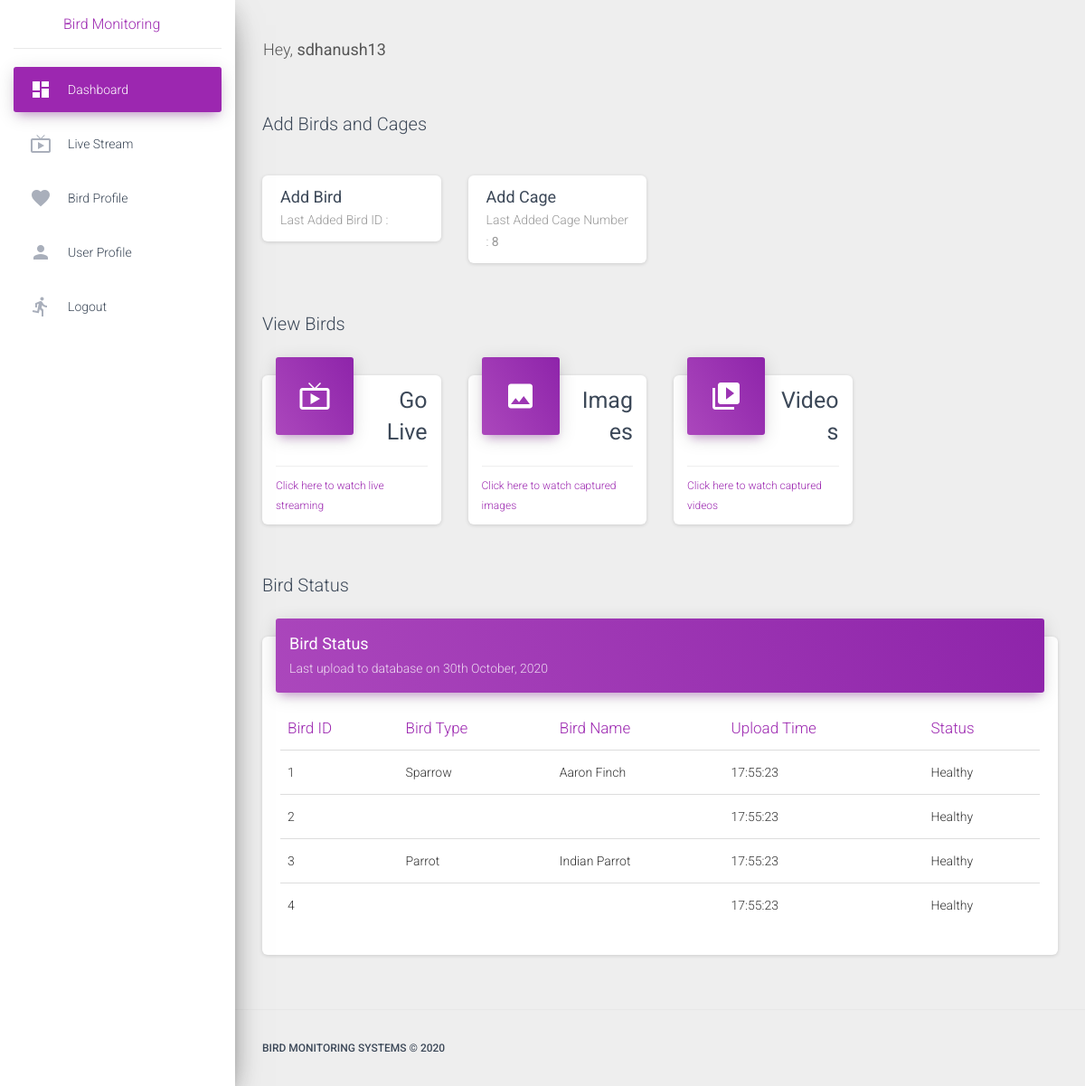
The app's page / (signed in) with its own data.
### app/models.py (models this page shows, shortened)
class Bird(models.Model):
    bird_id = models.AutoField(primary_key=True)
    bird_type = models.CharField(max_length=30)
    bird_name = models.CharField(max_length=30)
    bird_gender = models.CharField(max_length=10)
    bird_color = models.CharField(max_length=30)
    user = models.ForeignKey(User, on_delete=models.CASCADE, default=1)
    class Meta:
        db_table = 'Bird'

### app/views.py (the view)
# urls.py: path('', views.index.as_view(), name='home'),
class index(LoginRequiredMixin, CreateView):
    login_url = '/login/'
    model = Bird
    context_object_name = 'bird_list'
    template_name = 'index.html'
    def get_context_data(self, **kwargs):
        context = {'segment': 'index', "bird_list": Bird.objects.filter(user=self.request.user)}
        return context

### app/templates/index.html (shortened to what this page needs)
{% extends "base.html" %}
{% block content %}
    <div class="navbar-wrapper">
        <h3 class="navbar-brand">Add Birds and Cages</h3>
    </div>
    <div class="row">
        <div class="col-lg-3 col-md-6 col-sm-6">
            <div class="card card-stats">
                <div class="card-header">
                    <a href="{% url 'add-bird' %}" class="card-title" style="font-size: large"><b>Add Bird</b></a>
                    <p class="card-category">Last Added Bird ID : <b>{{ bird_list.bird_id }}</b></p>
                </div>
            </div>
        </div><div class="col-lg-3 col-md-6 col-sm-6">
            <div class="card card-stats">
                <div class="card-header">
                    <a href="{% url 'add-cage' %}" class="card-title" style="font-size: large"><b>Add Cage</b></a>
                    <p class="card-category">Last Added Cage Number : <b>8</b></p>
                </div>
            </div>
        </div>
    </div>
    <div class="navbar-wrapper">
        <h3 class="navbar-brand">View Birds</h3>
    </div>
    <div class="row">
        <div class="col-lg-3 col-md-6 col-sm-6">
            <div class="card card-stats">
                <div class="card-header card-header-primary card-header-icon">
                    <div class="card-icon">
                        <i class="material-icons">live_tv</i>
                    </div>
                    <h3 class="card-title"><b>Go Live</b></h3>
                </div>
                <div class="card-footer">
                    <div class="stats">
                        <a href="{% url 'detect_video' %}">Click here to watch live streaming</a>
                    </div>
                </div>
            </div>
        </div>
        <div class="col-lg-3 col-md-6 col-sm-6">
            <div class="card card-stats">
                <div class="card-header card-header-primary card-header-icon">
                    <div class="card-icon">
                        <i class="material-icons">image</i>
                    </div>
                    <h3 class="card-title"><b>Images</b></h3>
                </div>
                <div class="card-footer">
                    <div class="stats">
                        <a href="">Click here to watch captured images</a>
                    </div>
                </div>
            </div>
        </div>
        <div class="col-lg-3 col-md-6 col-sm-6">
            <div class="card card-stats">
                <div class="card-header card-header-primary card-header-icon">
                    <div class="card-icon">
                        <i class="material-icons">video_library</i>
                    </div>
                    <h3 class="card-title"><b>Videos</b></h3>
                </div>
                <div class="card-footer">
                    <div class="stats">
                        <a href="">Click here to watch captured videos</a>
                    </div>
                </div>
            </div>
        </div>
    </div>
    <div class="navbar-wrapper">
        <h3 class="navbar-brand">Bird Status</h3>
    </div>
    <div class="row">
        <div class="col-lg-12 col-md-12">
            <div class="card">
                <div class="card-header card-header-primary">
                    <h4 class="card-title"><b>Bird Status</b></h4>
                    <p class="card-category">Last upload to database on 30th October, 2020</p>
                </div>
                <div class="card-body table-responsive">
                    <table class="table table-hover">
                        <thead class="text-primary">
                        <th>Bird ID</th>
                        <th>Bird Type</th>
                        <th>Bird Name</th>
                        <th>Upload Time</th>
                        <th>Status</th>
                        </thead>
                        <tbody>
                        {% for i in bird_list %}
                            <tr>
                                <td>{{ i.bird_id }}</td>
                                <td>{{ i.bird_type }}</td>
                                <td>{{ i.bird_name }}</td>
                                <td>17:55:23</td>
                                <td>Healthy</td>
                            </tr>
                        {% endfor %}
                        </tbody>
                    </table>
                </div>
            </div>
        </div>
    </div>
{% endblock content %}

### app/templates/includes/navigation.html (shortened to what this page needs)
<nav class="navbar navbar-expand-lg navbar-transparent navbar-absolute fixed-top ">
    <div class="container-fluid">
        {% if user.is_authenticated %}
            <div class="navbar-wrapper">
                <h3 class="navbar-brand">Hey, <b>{{ request.user.username }}</b></h3>
            </div>
        {% else %}
            <div class="navbar-wrapper">
                <h3 class="navbar-brand"><b>Register</b> to continue</h3>
            </div>
        {% endif %}
    </div>
</nav>

### records on screen
Bird: bird_id "1", bird_type "Sparrow", bird_name "Aaron Finch"
Bird: bird_id "2"
Bird: bird_id "3", bird_type "Parrot", bird_name "Indian Parrot"
Bird: bird_id "4"

### other values on screen
{{ request.user.username }} "sdhanush13"
